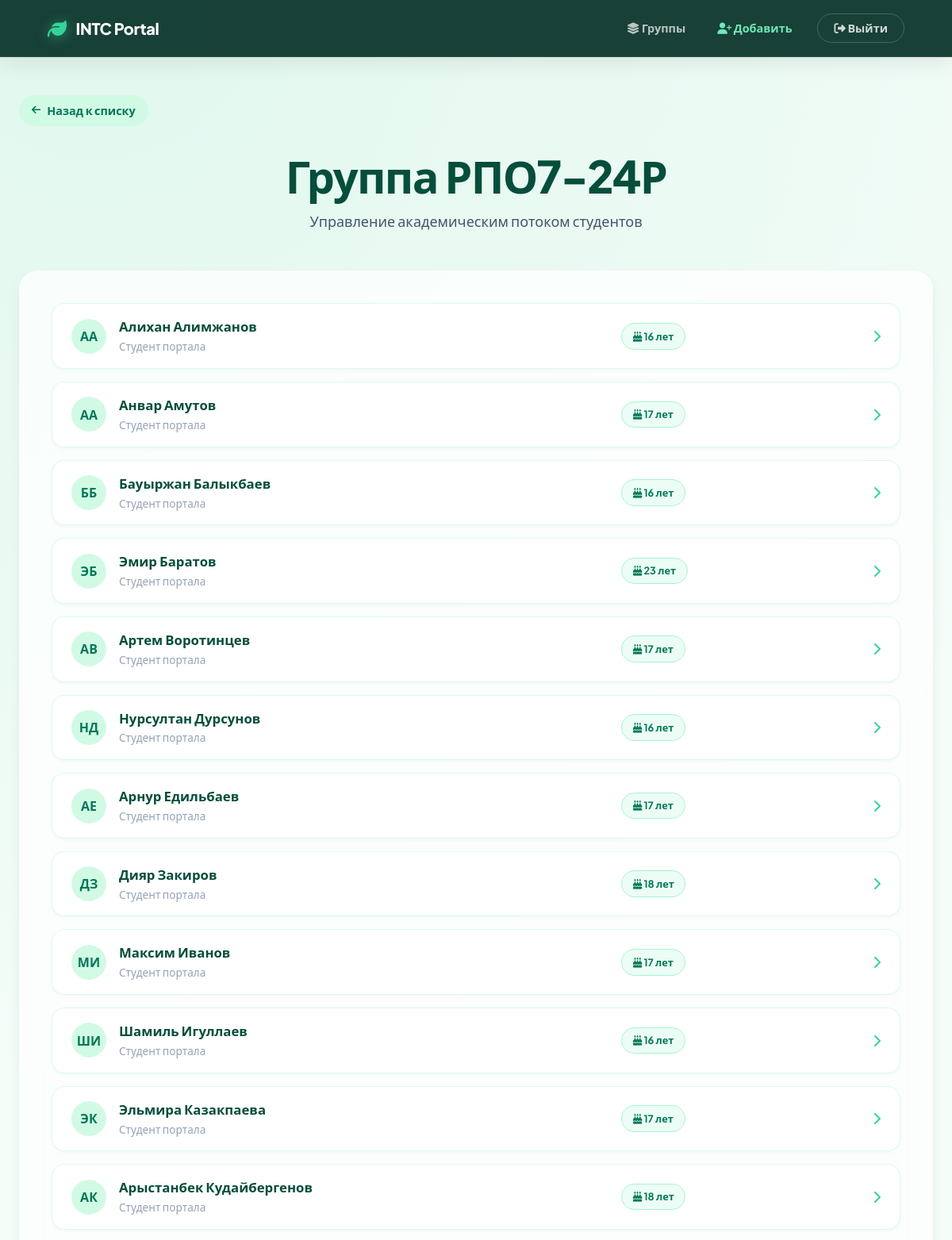
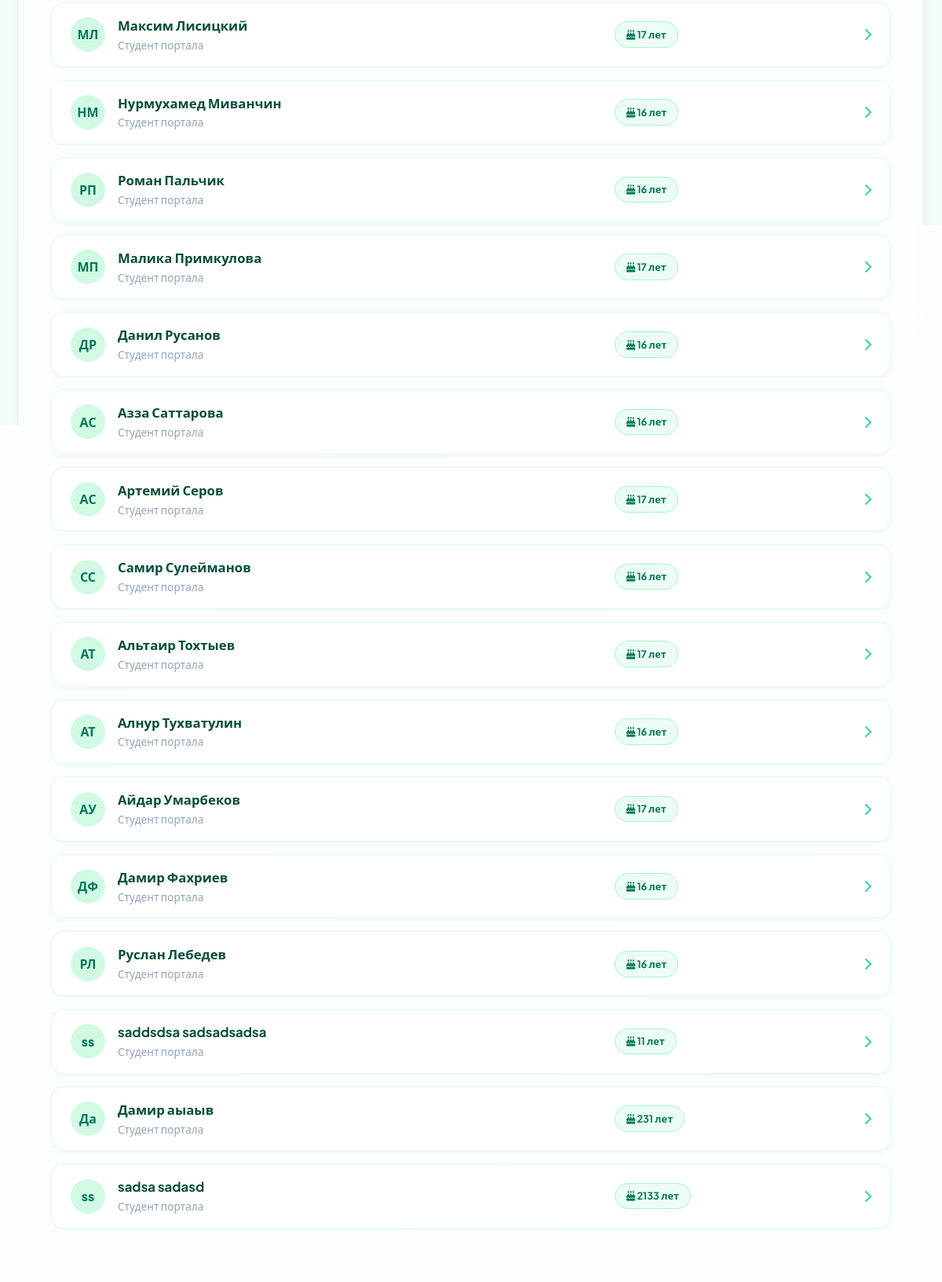
Page /students/group/РПО7-24Р/ (signed in) on the committed database (2 pictures, top to bottom).
### students/models.py (models this page shows, shortened)
class Student(models.Model):
    first_name = models.CharField(max_length=100)
    last_name = models.CharField(max_length=100)
    age = models.IntegerField()
    group = models.CharField(max_length=20)
    photo = models.ImageField(upload_to='photos/', blank=True, null=True)

### students/views.py (the view)
# urls.py: path('group/<str:group_name>/', views.group_detail, name='group_detail'),
@login_required
def group_detail(request, group_name):
    students = Student.objects.filter(group=group_name)
    return render(request, "students/group_detail.html", {
        "group_name": group_name,
        "students": students
    })

### students/templates/students/group_detail.html (shortened to what this page needs)
{% extends 'base.html' %}
{% block content %}
<a href="{% url 'student_list' %}" class="breadcrumb animate-fade stagger-1">
    <i class="fa-solid fa-arrow-left"></i> Назад к списку
</a>
<div class="page-header animate-fade stagger-2">
    <h1 class="page-title">Группа {{ group_name }}</h1>
    <p class="page-subtitle">Управление академическим потоком студентов</p>
</div>
<div class="glass-card animate-fade stagger-3">
    {% if students %}
    <div class="student-list">
        {% for student in students %}
        <a href="{% url 'student_detail' student.pk %}" class="student-row">
            <div class="student-avatar">
                {{ student.first_name|first }}{{ student.last_name|first }}
            </div>
            <div>
                <div class="student-name">{{ student.first_name }} {{ student.last_name }}</div>
                <div class="student-meta">Студент портала</div>
            </div>
            <div class="student-badge">
                <i class="fa-solid fa-cake-candles"></i> {{ student.age }} лет
            </div>
            <div class="student-action">
                <i class="fa-solid fa-chevron-right"></i>
            </div>
        </a>
        {% endfor %}
    </div>
    {% else %}
    <div class="empty-box">
        <i class="fa-solid fa-users-slash empty-icon"></i>
        <h3>Пустая группа</h3>
        <p>В этой группе пока нет зарегистрированных студентов.</p>
    </div>
    {% endif %}
</div>
{% endblock %}

### static/css/style.css (style rules this page uses)
:root { --emerald-950: #022c22; --emerald-900: #064e3b; --emerald-800: #065f46; --emerald-700: #047857; --emerald-600: #059669; --emerald-500: #10b981; --emerald-400: #34d399; --emerald-300: #6ee7b7; --emerald-200: #a7f3d0; --emerald-100: #d1fae5; --emerald-50: #ecfdf5; --primary: var(--emerald-700); --primary-hover: var(--emerald-600); --accent: var(--emerald-500); --accent-light: var(--emerald-100); --bg-body: #f4fcf8; --bg-card: rgba(255, 255, 255, 0.75); --bg-overlay: rgba(255, 255, 255, 0.85); --text-primary: #064e3b; --text-secondary: #475569; --text-tertiary: #94a3b8; --text-inverse: #ffffff; --border-subtle: rgba(167, 243, 208, 0.4); --border-strong: rgba(167, 243, 208, 0.8); --shadow-sm: 0 2px 4px rgba(6, 95, 70, 0.04), 0 1px 2px rgba(6, 95, 70, 0.02); --shadow-md: 0 8px 16px rgba(6, 95, 70, 0.06), 0 2px 6px rgba(6, 95, 70, 0.04); --shadow-lg: 0 24px 48px rgba(6, 95, 70, 0.08), 0 12px 24px rgba(6, 95, 70, 0.04); --shadow-hover: 0 32px 64px rgba(6, 95, 70, 0.12), 0 16px 32px rgba(6, 95, 70, 0.08); --shadow-focus: 0 0 0 4px rgba(16, 185, 129, 0.25); --radius-sm: 12px; --radius-md: 16px; --radius-lg: 24px; --radius-full: 9999px; --ease-elastic: cubic-bezier(0.34, 1.56, 0.64, 1); --ease-smooth: cubic-bezier(0.4, 0, 0.2, 1); --dur-fast: 150ms; --dur-normal: 300ms; --dur-slow: 500ms; }
*, *::before, *::after { box-sizing: border-box; margin: 0; padding: 0; }
html { scroll-behavior: smooth; font-size: 16px; }
body { font-family: 'Plus Jakarta Sans', system-ui, sans-serif; background-color: var(--bg-body); background-image: radial-gradient(circle at 10% 0%, rgba(52, 211, 153, 0.1) 0%, transparent 40%), radial-gradient(circle at 90% 100%, rgba(16, 185, 129, 0.05) 0%, transparent 40%); background-attachment: fixed; color: var(--text-secondary); line-height: 1.6; min-height: 100vh; display: flex; flex-direction: column; }
.animate-fade { animation: fadeInUp var(--dur-slow) var(--ease-elastic) both; }
.stagger-1 { animation-delay: 50ms; }
.stagger-2 { animation-delay: 100ms; }
.stagger-3 { animation-delay: 150ms; }
.page-header { margin-bottom: 3rem; text-align: center; }
.page-title { font-size: clamp(2rem, 5vw, 3.5rem); font-weight: 800; color: var(--text-primary); line-height: 1.1; letter-spacing: -0.03em; margin-bottom: 0.75rem; }
.page-subtitle { font-size: 1.125rem; color: var(--text-secondary); max-width: 600px; margin: 0 auto; }
.breadcrumb { display: inline-flex; align-items: center; gap: 0.5rem; color: var(--primary); font-weight: 600; font-size: 0.9rem; text-decoration: none; background: var(--emerald-100); padding: 0.5rem 1rem; border-radius: var(--radius-full); margin-bottom: 2rem; transition: all var(--dur-normal) var(--ease-smooth); }
.breadcrumb i { font-size: 0.8rem; }
.glass-card { background: var(--bg-card); backdrop-filter: blur(16px); -webkit-backdrop-filter: blur(16px); border: 1px solid rgba(255, 255, 255, 0.4); border-radius: var(--radius-lg); box-shadow: var(--shadow-md); padding: 2.5rem; position: relative; overflow: hidden; transition: transform var(--dur-normal) var(--ease-elastic), box-shadow var(--dur-normal) var(--ease-smooth); }
.glass-card::after { content: ''; position: absolute; top: 0; left: 0; right: 0; bottom: 0; box-shadow: inset 0 1px 1px rgba(255, 255, 255, 0.8); border-radius: inherit; pointer-events: none; }
.student-list { display: flex; flex-direction: column; gap: 1rem; }
.student-row { display: grid; grid-template-columns: 60px 2fr 1fr auto; align-items: center; background: var(--bg-card); backdrop-filter: blur(8px); border: 1px solid var(--border-subtle); border-radius: var(--radius-md); padding: 1rem 1.5rem; box-shadow: var(--shadow-sm); transition: all var(--dur-normal) var(--ease-elastic); text-decoration: none; }
.student-avatar { width: 44px; height: 44px; border-radius: 50%; background: var(--emerald-100); color: var(--emerald-700); display: flex; align-items: center; justify-content: center; font-weight: 800; font-size: 1rem; }
.student-name { font-weight: 700; color: var(--text-primary); font-size: 1.05rem; }
.student-meta { color: var(--text-tertiary); font-size: 0.85rem; font-weight: 500; }
.student-badge { background: var(--emerald-50); color: var(--emerald-700); padding: 0.35rem 0.85rem; border-radius: var(--radius-full); font-size: 0.8rem; font-weight: 700; border: 1px solid var(--emerald-200); justify-self: start; }
.student-action { color: var(--emerald-400); transition: color var(--dur-normal); }

### rows in the picture
Student: first_name|first "А", last_name|first "А", first_name "Алихан", last_name "Алимжанов", age "16"
Student: first_name|first "А", last_name|first "А", first_name "Анвар", last_name "Амутов", age "17"
Student: first_name|first "Б", last_name|first "Б", first_name "Бауыржан", last_name "Балыкбаев", age "16"
Student: first_name|first "Э", last_name|first "Б", first_name "Эмир", last_name "Баратов", age "23"
Student: first_name|first "А", last_name|first "В", first_name "Артем", last_name "Воротинцев", age "17"
Student: first_name|first "Н", last_name|first "Д", first_name "Нурсултан", last_name "Дурсунов", age "16"
Student: first_name|first "А", last_name|first "Е", first_name "Арнур", last_name "Едильбаев", age "17"
Student: first_name|first "Д", last_name|first "З", first_name "Дияр", last_name "Закиров", age "18"
Student: first_name|first "М", last_name|first "И", first_name "Максим", last_name "Иванов", age "17"
Student: first_name|first "Ш", last_name|first "И", first_name "Шамиль", last_name "Игуллаев", age "16"
Student: first_name|first "Э", last_name|first "К", first_name "Эльмира", last_name "Казакпаева", age "17"
Student: first_name|first "А", last_name|first "К", first_name "Арыстанбек", last_name "Кудайбергенов", age "18"
Student: first_name|first "М", last_name|first "Л", first_name "Максим", last_name "Лисицкий", age "17"
Student: first_name|first "Н", last_name|first "М", first_name "Нурмухамед", last_name "Миванчин", age "16"
Student: first_name|first "Р", last_name|first "П", first_name "Роман", last_name "Пальчик", age "16"
Student: first_name|first "М", last_name|first "П", first_name "Малика", last_name "Примкулова", age "17"
Student: first_name|first "Д", last_name|first "Р", first_name "Данил", last_name "Русанов", age "16"
Student: first_name|first "А", last_name|first "С", first_name "Азза", last_name "Саттарова", age "16"
Student: first_name|first "А", last_name|first "С", first_name "Артемий", last_name "Серов", age "17"
Student: first_name|first "С", last_name|first "С", first_name "Самир", last_name "Сулейманов", age "16"
Student: first_name|first "А", last_name|first "Т", first_name "Альтаир", last_name "Тохтыев", age "17"
Student: first_name|first "А", last_name|first "Т", first_name "Алнур", last_name "Тухватулин", age "16"
Student: first_name|first "А", last_name|first "У", first_name "Айдар", last_name "Умарбеков", age "17"
Student: first_name|first "Д", last_name|first "Ф", first_name "Дамир", last_name "Фахриев", age "16"
Student: first_name|first "Р", last_name|first "Л", first_name "Руслан", last_name "Лебедев", age "16"
Student: first_name|first "s", last_name|first "s", first_name "saddsdsa", last_name "sadsadsadsa", age "11"
Student: first_name|first "Д", last_name|first "а", first_name "Дамир", last_name "аыаыв", age "231"
Student: first_name|first "s", last_name|first "s", first_name "sadsa", last_name "sadasd", age "2133"

### other values in the picture
{{ group_name }} "РПО7-24Р"
